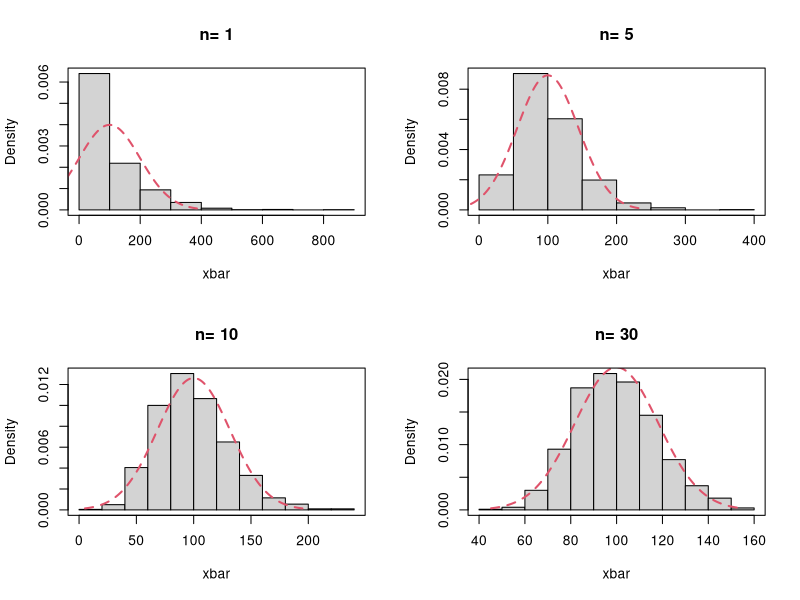

The R script that drew this image:
## ---- chunk 1
x <- rbinom(50, 1, 0.5)
n <- sum(x)
y <- (n / 50) - 0.5
abs(y)
## ---- chunk 2
n <- 0
for (i in 1:1000) {
    x <- rbinom(50, 1, 0.5)
    y <- sum(x) / 50 - 0.5
    if (abs(y) > 0.05) n <- n + 1
}
cat("次数=", n, "频率=", n / 100, "\n")
n <- 0
for (i in 1:1000) {
    x <- rbinom(500, 1, 0.5)
    y <- sum(x) / 50 - 0.5
    if (abs(y) > 0.05) n <- n + 1
}
cat("次数=", n, "频率=", n / 100, "\n")
## ---- chunk 3
for (i in 1:5) {
    times <- 1000
    x <- runif(times)
    y <- x^2
    i <- mean(y)
    cat("Monte Carlo integration i=", i, "\n")
}
fx <- function(x) {
    return(x^2)
}
print("use internal function of R")
integrate(fx, 0, 1)
## ---- chunk 4
data <- matrix(sample(c(0, 1, 2), 40000, c(0.05, 0.8, 0.15), replace = T), 400, 1000)
s1 <- apply(data, 2, sum)
length(which(s1 > 450))
p1 <- length(which(s1 > 450)) / 1000
cat("参加家长会的家长人数超过450的概率 =", p1)
s2 <- 0
for (i in 1:1000) {
    s2[i] <- length(which(data[, i] == 1))
}
p2 <- length(which(s2 <= 340)) / 1000
cat("参加家长会的家长人数不多于340的概率 =", p2)
## ---- chunk 5
n <- 1000
cnt <- 0
for (i in 1:n) {
    x <- rbinom(10000, 1, 0.017)
    if (sum(x) > 200) cnt <- cnt + 1
}
cat("保险公司在一年内的这项保险中亏本的概率 =", cnt / n)
## ---- chunk 6
sim <- 10000
t <- rep(0, sim)
for (i in 1:sim) {
    t[i] <- sum(rexp(16, rate = 1 / 100)) > 1920
}
cat("寿命总和大于1920小时的概率 =", mean(t))
## ---- chunk 7
layout(matrix(c(1, 3, 2, 4), ncol = 2))
r <- 1000
lambda <- 1 / 100
for (n in c(1, 5, 10, 30)) {
    mu <- 1 / lambda
    xbar <- numeric(r)
    sxbar <- 1 / (sqrt(n) * lambda)
    for (i in 1:r) {
        xbar[i] <- mean(rexp(n, rate = lambda))
    }
    hist(xbar, prob = T, main = paste("n=", n))
    npdf <- dnorm(seq(mu - 3 * sxbar, mu + 3 * sxbar, 0.01), mu, sxbar)
    lines(seq(mu - 3 * sxbar, mu + 3 * sxbar, 0.01), npdf, lty = 2, col = 2, lwd = 2)
    box()
}
